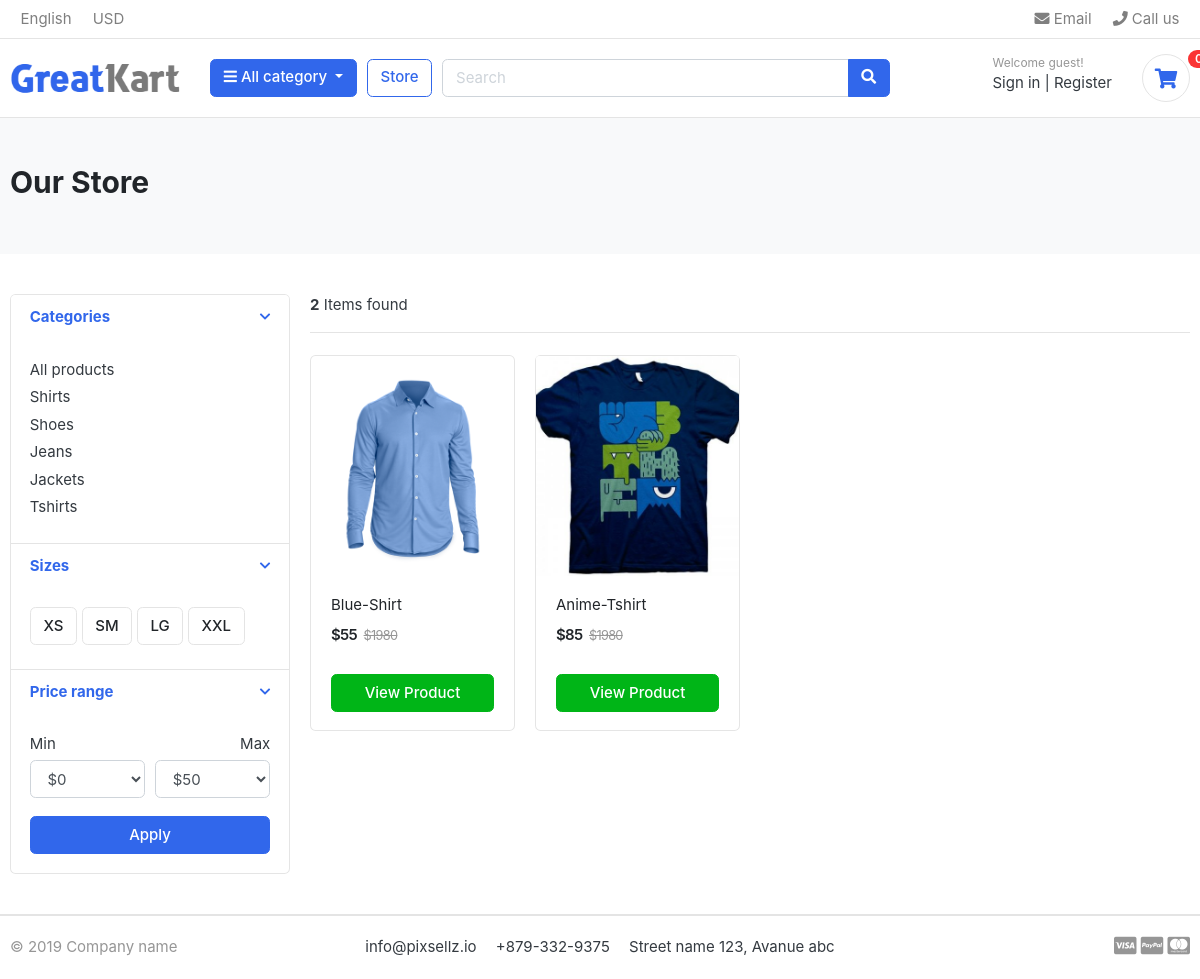
Screenshot of /store/category/shirt/ with the database file from the repository.
### category/models.py (models this page shows, shortened)
class Category(models.Model):
    category_name = models.CharField(max_length=50)
    slug = models.SlugField(max_length=100,unique=True)
    description = models.CharField(max_length=255, blank=True)
    category_image = models.ImageField(upload_to='photos/categories', blank=True)
    class Meta:
        verbose_name = 'category'
        verbose_name_plural ='categories'
    def get_url(self):
        return reverse('products_by_category', args=[self.slug])

### store/models.py (models this page shows, shortened)
class Product(models.Model):
    product_name    = models.CharField(max_length=200, unique=True)
    slug            = models.SlugField(max_length=200, unique=True)
    description     = models.TextField(max_length=500, blank=True)
    price           = models.IntegerField()
    images          = models.ImageField(upload_to='photos/products')
    stock           = models.IntegerField()
    is_available    = models.BooleanField(default=True)
    category        = models.ForeignKey(Category, on_delete=models.CASCADE)
    created_date    = models.DateTimeField(auto_now_add=True)
    modified_date   = models.DateTimeField(auto_now=True)
    def get_url(self):
        return reverse('product_detail', args=[self.category.slug, self.slug])

### store/views.py (the view)
# urls.py: path('', include('store.urls')),
def store(request, category_slug=None):
    categories = None
    products = None
    if category_slug != None:
        categories = get_object_or_404(Category, slug=category_slug)
        products = Product.objects.filter(category=categories, is_available=True)
        paginator = Paginator(products, 8)
        page = request.GET.get('page')
        paged_products = paginator.get_page(page)
        product_count = products.count()
    else:
        products = Product.objects.all().filter(is_available=True).order_by('id')
        paginator = Paginator(products, 8)
        page = request.GET.get('page')
        paged_products = paginator.get_page(page)
        product_count = products.count()
    context = {
        'products': paged_products,
        'product_count': product_count,
    }
    return render(request, 'store.html', context)

### carts/context_processor.py (called while the page is built)
def counter(request):
    cart_count = 0
    try:
        cart = Cart.objects.filter(cart_id = _cart_id(request))
        cart_items = CartItem.objects.all().filter(cart=cart[:1])
        for i in cart_items :
            cart_count += i.quantity
    except Cart.DoesNotExist:
        cart_count = 0
    return dict(cart_count=cart_count)

### carts/views.py (called while the page is built)
def _cart_id(request):
    cart = request.session.session_key
    if not cart:
        cart = request.session.create()
    return cart

### category/context_processor.py (called while the page is built)
def menu_links(request):
    links = Category.objects.all()
    return dict(links=links)

### templates/store.html (shortened to what this page needs)
{% extends 'base.html' %}
{% load static %}
{% block content %}
<section class="section-pagetop bg">
    <div class="container">
        <h2 class="title-page">Our Store</h2>
    </div>
</section>
<section class="section-content padding-y">
    <div class="container">
    <div class="row">
        <aside class="col-md-3">
    <div class="card">
        <article class="filter-group">
            <header class="card-header">
                <a href="#" data-toggle="collapse" data-target="#collapse_1" aria-expanded="true" class="">
                    <i class="icon-control fa fa-chevron-down"></i>
                    <h6 class="title">Categories</h6>
                </a>
            </header>
            <div class="filter-content collapse show" id="collapse_1" style="">
                <div class="card-body">
                    <ul class="list-menu">
                        <li><a href="{% url 'store' %}">All products</a></li>
                        {% for i in links %}
                            <li><a href="{{i.get_url}}">{{i.category_name}}</a></li>
                        {% endfor %}
                    </ul>
                </div>
            </div>
        </article>
        <article class="filter-group">
            <header class="card-header">
                <a href="#" data-toggle="collapse" data-target="#collapse_4" aria-expanded="true" class="">
                    <i class="icon-control fa fa-chevron-down"></i>
                    <h6 class="title">Sizes </h6>
                </a>
            </header>
            <div class="filter-content collapse show" id="collapse_4" style="">
                <div class="card-body">
                  <label class="checkbox-btn">
                    <span class="btn btn-light"> XS </span>
                  </label>
                  <label class="checkbox-btn">
                    <span class="btn btn-light"> SM </span>
                  </label>
                  <label class="checkbox-btn">
                    <span class="btn btn-light"> LG </span>
                  </label>
                  <label class="checkbox-btn">
                    <span class="btn btn-light"> XXL </span>
                  </label>
            </div>
            </div>
        </article>
        <article class="filter-group">
            <header class="card-header">
                <a href="#" data-toggle="collapse" data-target="#collapse_3" aria-expanded="true" class="">
                    <i class="icon-control fa fa-chevron-down"></i>
                    <h6 class="title">Price range </h6>
                </a>
            </header>
            <div class="filter-content collapse show" id="collapse_3" style="">
                <div class="card-body">
                    <div class="form-row">
                    <div class="form-group col-md-6">
                      <label>Min</label>
                          <select class="mr-2 form-control">
                            <option value="0">$0</option>
                        </select>
                    </div>
                    <div class="form-group text-right col-md-6">
                      <label>Max</label>
                          <select class="mr-2 form-control">
                            <option value="50">$50</option>
                        </select>
                    </div>
                    </div>
                    <button class="btn btn-block btn-primary">Apply</button>
                </div>
            </div>
        </article>
    </div>
        </aside>
        <main class="col-md-9">
    <header class="border-bottom mb-4 pb-3">
            <div class="form-inline">
                <span class="mr-md-auto"><b>{{product_count}}</b> Items found </span>
            </div>
    </header>
    <div class="row">
        {% for i in products %}
        <div class="col-md-3">
            <figure class="card card-product-grid">
                <div class="img-wrap">
                  <a href="{{i.get_url}}"> <img src="{{i.images.url}}"></a>
                </div>
                <figcaption class="info-wrap">
                    <div class="fix-height">
                        <a href="{{i.get_url}}" class="title">{{i.product_name}}</a>
                        <div class="price-wrap mt-2">
                            <span class="price">${{i.price}}</span>
                            <del class="price-old">$1980</del>
                        </div>
                    </div>
                    <a href="{{i.get_url}}" class="btn btn-block btn-success">View Product</a>
                </figcaption>
            </figure>
        </div>
        {% endfor %}
    </div>
        </main>
    </div>
    </div>
    </section>
{% endblock  %}

### static/css/ui.css (style rules this page uses)
html { font-family: "Inter", sans-serif; font-size: 15px; }
.img-wrap { text-align: center; display: block; }
.img-wrap img { max-width: 100%; }
.price-wrap { letter-spacing: -0.7px; }
.padding-y { padding-top: 40px; padding-bottom: 40px; }
figure { margin-bottom: 0; }
article:after, .form-group:after { display: block; clear: both; content: ""; }
.bg { background-color: #f8f9fa; }
.title-page { color: #212529; }
.btn-light { background-color: #fff; border-color: #e4e4e4; }
[class*=list-] li:after { visibility: hidden; display: block; content: ""; overflow: hidden; height: 0; clear: both; }
.list-menu { list-style: none; margin: 0; padding-left: 0; }
.list-menu li { margin-bottom: 5px; }
.list-menu a { color: #343a40; }
[class*=card-product] a.title { color: #212529; display: block; }
[class*=card-product] .img-wrap { overflow: hidden; position: relative; }
[class*=card-product] .img-wrap img { height: 100%; max-width: 100%; width: auto; display: inline-block; -o-object-fit: cover; object-fit: cover; }
.card-product-grid { margin-bottom: 20px; }
.card-product-grid .img-wrap { border-radius: 0.2rem 0.2rem 0 0; height: 220px; }
.card-product-grid .info-wrap { overflow: hidden; padding: 18px 20px; }
.card-product-grid .fix-height { height: 80px; overflow: hidden; }
.card .img-wrap { overflow: hidden; }
.price { font-weight: 600; color: #212529; }
.price-old { color: #969696; margin-left: 3px; font-size: 85%; }
.icon-control { margin-top: 5px; float: right; font-size: 80%; }
.card-header .title { margin-bottom: 0; line-height: 1.5; }
.filter-group { border-bottom: 1px solid #e4e4e4; }
.filter-group .card-header { border-bottom: 0; }
.filter-group:last-child { border-bottom: 0; }
.checkbox-btn { position: relative; }
.section-pagetop { padding: 45px 0; }

### rows the page displays
Category: category_name "Shirts"
Category: category_name "Shoes"
Category: category_name "Jeans"
Category: category_name "Jackets"
Category: category_name "Tshirts"
Product: images (picture), product_name "Blue-Shirt", price "55"
Product: images (picture), product_name "Anime-Tshirt", price "85"

### other values shown
{{ product_count }} "2"
